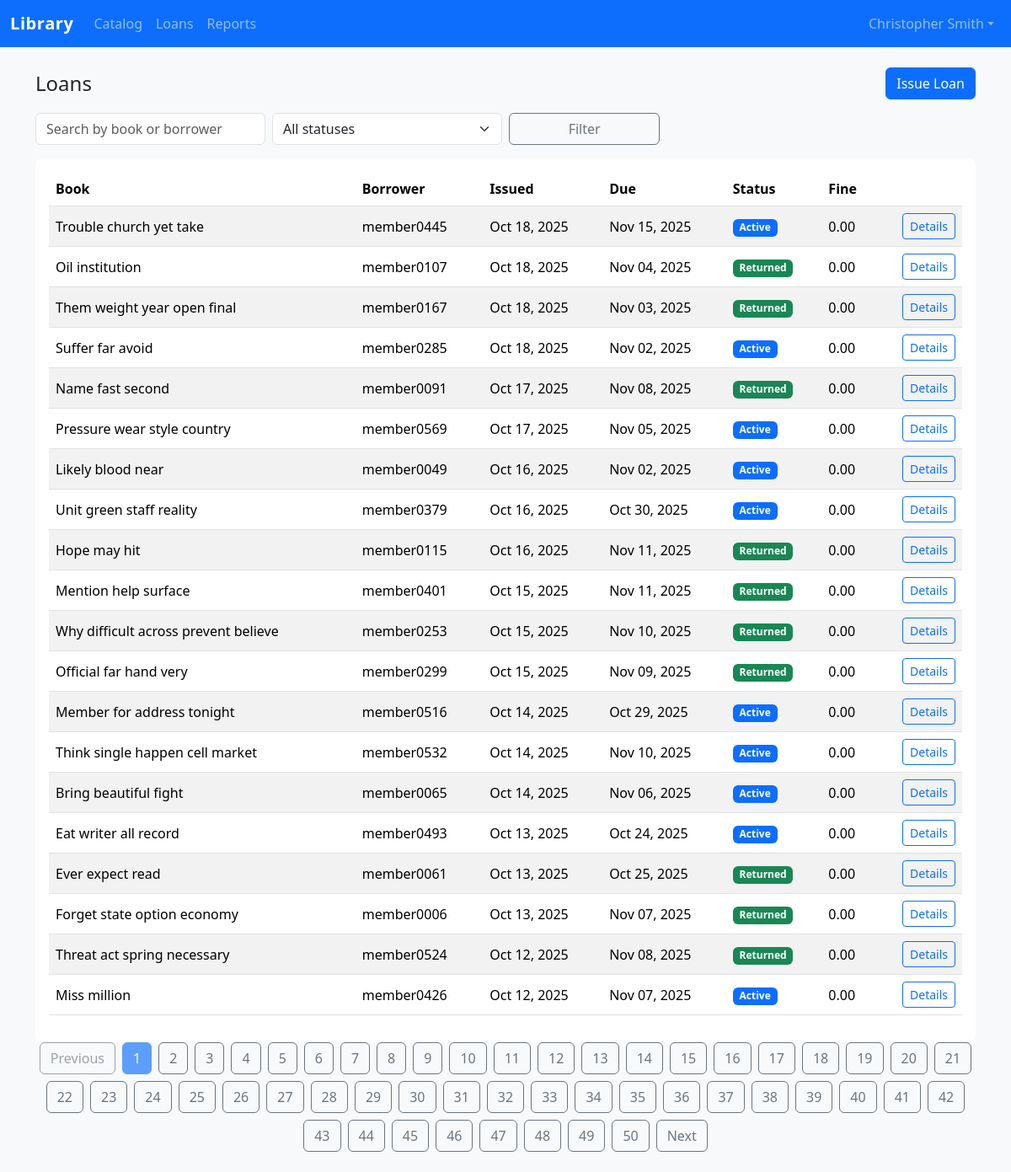
The page /circulation/loans/ (signed in) on the database its author committed.
### accounts/models.py (models this page shows, shortened)
class User(AbstractUser):
	class Role(models.TextChoices):
		ADMIN = "ADMIN", _("Administrator")
		LIBRARIAN = "LIBRARIAN", _("Librarian")
		MEMBER = "MEMBER", _("Member / Student")
	role = models.CharField(
		max_length=20,
		choices=Role.choices,
		default=Role.MEMBER,
		help_text=_("Determines the permissions granted to the user."),
	)
	employee_id = models.CharField(
		max_length=50,
		blank=True,
		help_text=_("Optional staff identifier for administrators and librarians."),
	)
	avatar = models.ImageField(upload_to="avatars/", blank=True, null=True)
	created_at = models.DateTimeField(auto_now_add=True)
	class Meta(AbstractUser.Meta):
		ordering = ["username"]
	@property
	def is_admin(self) -> bool:
		return self.is_superuser or self.role == self.Role.ADMIN
	@property
	def is_librarian(self) -> bool:
		return self.role == self.Role.LIBRARIAN
	@property
	def is_member(self) -> bool:
		return self.role == self.Role.MEMBER

### circulation/models.py (models this page shows, shortened)
class Loan(models.Model):
	class Status(models.TextChoices):
		ACTIVE = "ACTIVE", "Active"
		OVERDUE = "OVERDUE", "Overdue"
		RETURNED = "RETURNED", "Returned"
	copy = models.ForeignKey(BookCopy, on_delete=models.PROTECT, related_name="loans")
	borrower = models.ForeignKey(User, on_delete=models.CASCADE, related_name="loans")
	issued_by = models.ForeignKey(
		User,
		on_delete=models.SET_NULL,
		null=True,
		blank=True,
		related_name="issued_loans",
	)
	issued_at = models.DateTimeField(default=timezone.now)
	due_at = models.DateTimeField()
	returned_at = models.DateTimeField(null=True, blank=True)
	status = models.CharField(max_length=15, choices=Status.choices, default=Status.ACTIVE)
	fine_accrued = models.DecimalField(max_digits=8, decimal_places=2, default=Decimal("0.00"))
	notes = models.TextField(blank=True)
	class Meta:
		ordering = ["-issued_at"]
		constraints = [
			models.UniqueConstraint(
				fields=["copy"],
				condition=Q(returned_at__isnull=True),
				name="unique_active_loan_per_copy",
			)
		]

### catalog/models.py (models this page shows, shortened)
class BookCopy(models.Model):
	class Status(models.TextChoices):
		AVAILABLE = "AVAILABLE", _("Available")
		ON_LOAN = "ON_LOAN", _("On loan")
		RESERVED = "RESERVED", _("Reserved")
		MAINTENANCE = "MAINTENANCE", _("Maintenance")
		LOST = "LOST", _("Lost")
	book = models.ForeignKey(Book, related_name="copies", on_delete=models.CASCADE)
	barcode = models.CharField(max_length=24, unique=True)
	status = models.CharField(max_length=20, choices=Status.choices, default=Status.AVAILABLE)
	location = models.CharField(max_length=120, blank=True)
	acquired_at = models.DateField(default=timezone.now)
	notes = models.TextField(blank=True)
	class Meta:
		unique_together = ("book", "barcode")
		ordering = ["book", "barcode"]

class Book(models.Model):
	title = models.CharField(max_length=255)
	author = models.CharField(max_length=255)
	isbn = models.CharField(max_length=13, unique=True)
	category = models.ForeignKey(Category, on_delete=models.PROTECT, related_name="books")
	publication_date = models.DateField(blank=True, null=True)
	publisher = models.CharField(max_length=255, blank=True)
	description = models.TextField(blank=True)
	cover_image = models.ImageField(upload_to="book_covers/", blank=True, null=True)
	language = models.CharField(max_length=60, blank=True)
	created_at = models.DateTimeField(auto_now_add=True)
	updated_at = models.DateTimeField(auto_now=True)
	tags = models.JSONField(default=list, blank=True)
	class Meta:
		ordering = ["title"]
		indexes = [
			models.Index(fields=["title"]),
			models.Index(fields=["author"]),
			models.Index(fields=["isbn"]),
		]
	@property
	def total_copies(self) -> int:
		return getattr(self, "_total_copies", self.copies.count())

### circulation/views.py (the view)
# urls.py: path("loans/", views.LoanListView.as_view(), name="loan-list"),
@method_decorator(login_required, name="dispatch")
class LoanListView(ListView):
	model = Loan
	template_name = "circulation/loan_list.html"
	paginate_by = 20
	def get_queryset(self):
		queryset = (
			Loan.objects.select_related("copy", "copy__book", "borrower", "issued_by")
			.annotate(fine_count=Count("fines"))
			.order_by("-issued_at")
		)
		if self.request.user.is_member:
			queryset = queryset.filter(borrower=self.request.user)
		search = self.request.GET.get("q")
		if search:
			queryset = queryset.filter(
				Q(copy__book__title__icontains=search)
				| Q(borrower__username__icontains=search)
				| Q(copy__barcode__icontains=search)
			)
		status = self.request.GET.get("status")
		if status:
			queryset = queryset.filter(status=status)
		return queryset

### templates/circulation/loan_list.html (shortened to what this page needs)
{% extends "base.html" %}
{% block content %}
<div class="d-flex justify-content-between align-items-center mb-3">
  <h1 class="h4 mb-0">Loans</h1>
  {% if request.user.is_admin or request.user.is_librarian %}
  <a href="{% url 'circulation:loan-create' %}" class="btn btn-primary">Issue Loan</a>
  {% endif %}
</div>
<form class="row g-2 mb-3">
  <div class="col-md-3">
    <input type="search" id="loan-search" name="q" value="{{ request.GET.q }}" class="form-control" placeholder="Search by book or borrower">
  </div>
  <div class="col-md-3">
    <select name="status" id="status-filter" class="form-select">
      <option value="">All statuses</option>
    </select>
  </div>
  <div class="col-md-2">
    <button type="submit" class="btn btn-outline-secondary w-100">Filter</button>
  </div>
</form>
<div class="table-responsive">
  <table class="table table-striped align-middle">
    <thead>
      <tr>
        <th>Book</th>
        <th>Borrower</th>
        <th>Issued</th>
        <th>Due</th>
        <th>Status</th>
        <th>Fine</th>
        <th></th>
      </tr>
    </thead>
    <tbody>
      {% for loan in object_list %}
      <tr>
        <td>{{ loan.copy.book.title }}</td>
        <td>{{ loan.borrower.username }}</td>
        <td>{{ loan.issued_at|date:"M d, Y" }}</td>
        <td>{{ loan.due_at|date:"M d, Y" }}</td>
        <td><span class="badge bg-{% if loan.status == 'OVERDUE' %}danger{% elif loan.status == 'RETURNED' %}success{% else %}primary{% endif %}">{{ loan.get_status_display }}</span></td>
        <td>{{ loan.fine_accrued }}</td>
        <td class="text-end">
          <a href="{% url 'circulation:loan-detail' loan.pk %}" class="btn btn-sm btn-outline-primary">Details</a>
        </td>
      </tr>
      {% empty %}
      <tr><td colspan="7" class="text-center text-muted">No loans found.</td></tr>
      {% endfor %}
    </tbody>
  </table>
</div>
{% include "includes/pagination.html" with page_obj=page_obj %}
{% endblock %}

### static/css/styles.css (style rules this page uses)
:root { --brand-primary: #0d6efd; --brand-accent: #198754; --brand-muted: #f8f9fa; }
body { background-color: var(--brand-muted); }
.navbar-brand { font-weight: 600; letter-spacing: 0.03em; }
.table-responsive { background-color: #fff; border-radius: 0.5rem; padding: 1rem; }

### rows shown on the page
User: first_name+last_name+username "Library Catalog Loans Reports Christopher Smith"
Loan: copy.book "Trouble church yet take", borrower.username "member0445", issued_at "Oct 18, 2025", due_at "Nov 15, 2025", status "Active", fine_accrued "0.00"
Loan: copy.book "Oil institution", borrower.username "member0107", issued_at "Oct 18, 2025", due_at "Nov 04, 2025", status "Returned", fine_accrued "0.00"
Loan: copy.book "Them weight year open final", borrower.username "member0167", issued_at "Oct 18, 2025", due_at "Nov 03, 2025", status "Returned", fine_accrued "0.00"
Loan: copy.book "Suffer far avoid", borrower.username "member0285", issued_at "Oct 18, 2025", due_at "Nov 02, 2025", status "Active", fine_accrued "0.00"
Loan: copy.book "Name fast second", borrower.username "member0091", issued_at "Oct 17, 2025", due_at "Nov 08, 2025", status "Returned", fine_accrued "0.00"
Loan: copy.book "Pressure wear style country", borrower.username "member0569", issued_at "Oct 17, 2025", due_at "Nov 05, 2025", status "Active", fine_accrued "0.00"
Loan: copy.book "Likely blood near", borrower.username "member0049", issued_at "Oct 16, 2025", due_at "Nov 02, 2025", status "Active", fine_accrued "0.00"
Loan: copy.book "Unit green staff reality", borrower.username "member0379", issued_at "Oct 16, 2025", due_at "Oct 30, 2025", status "Active", fine_accrued "0.00"
Loan: copy.book "Hope may hit", borrower.username "member0115", issued_at "Oct 16, 2025", due_at "Nov 11, 2025", status "Returned", fine_accrued "0.00"
Loan: copy.book "Mention help surface", borrower.username "member0401", issued_at "Oct 15, 2025", due_at "Nov 11, 2025", status "Returned", fine_accrued "0.00"
Loan: copy.book "Why difficult across prevent believe", borrower.username "member0253", issued_at "Oct 15, 2025", due_at "Nov 10, 2025", status "Returned", fine_accrued "0.00"
Loan: copy.book "Official far hand very", borrower.username "member0299", issued_at "Oct 15, 2025", due_at "Nov 09, 2025", status "Returned", fine_accrued "0.00"
Loan: copy.book "Member for address tonight", borrower.username "member0516", issued_at "Oct 14, 2025", due_at "Oct 29, 2025", status "Active", fine_accrued "0.00"
Loan: copy.book "Think single happen cell market", borrower.username "member0532", issued_at "Oct 14, 2025", due_at "Nov 10, 2025", status "Active", fine_accrued "0.00"
Loan: copy.book "Bring beautiful fight", borrower.username "member0065", issued_at "Oct 14, 2025", due_at "Nov 06, 2025", status "Active", fine_accrued "0.00"
Loan: copy.book "Eat writer all record", borrower.username "member0493", issued_at "Oct 13, 2025", due_at "Oct 24, 2025", status "Active", fine_accrued "0.00"
Loan: copy.book "Ever expect read", borrower.username "member0061", issued_at "Oct 13, 2025", due_at "Oct 25, 2025", status "Returned", fine_accrued "0.00"
Loan: copy.book "Forget state option economy", borrower.username "member0006", issued_at "Oct 13, 2025", due_at "Nov 07, 2025", status "Returned", fine_accrued "0.00"
Loan: copy.book "Threat act spring necessary", borrower.username "member0524", issued_at "Oct 12, 2025", due_at "Nov 08, 2025", status "Returned", fine_accrued "0.00"
Loan: copy.book "Miss million", borrower.username "member0426", issued_at "Oct 12, 2025", due_at "Nov 07, 2025", status "Active", fine_accrued "0.00"

### other values the page prints
{{ page }} "1"
{{ page }} "2" "3" "4" "5" "6" "7" "8" "9" "10" "11" "12" "13" "14" "15" "16" "17" "18" "19" "20" "21" "22" "23" "24" "25" "26" "27" "28" "29" "30" "31" "32" "33" "34" "35" "36" "37" "38" "39" "40" "41" "42" "43" "44" "45" "46" "47" "48" "49" "50"
